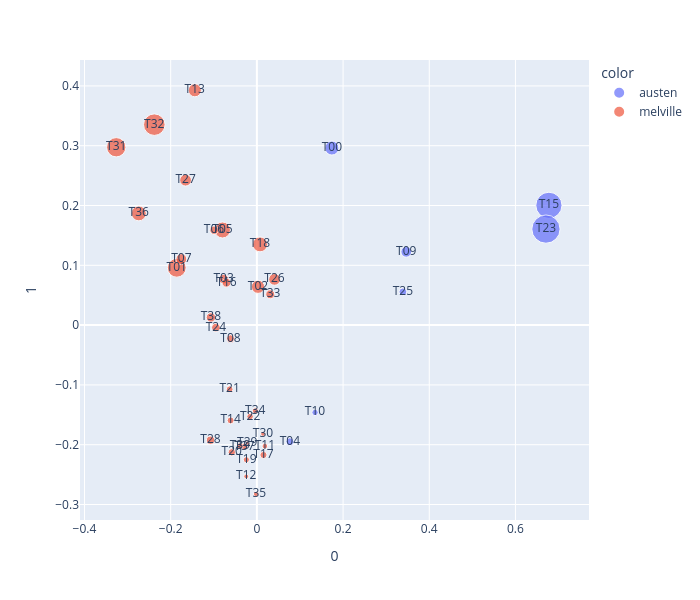

Source (notebook cell):
### Code cell
px.scatter(THETA_COMPS.reset_index(), 0, 1, 
           size=TOPICS.doc_weight_sum, color=TOPICS.author, 
           text='topic_id', hover_name=TOPICS.label, 
           height=600, width=700)

### Figure 1 — Plotly figure (JSON) as saved in the notebook; plotly's stock layout.template omitted (floating-point values rounded to 4 significant figures)
{"data": [{"hovertemplate": "<b>%{hovertext}</b><br><br>color=austen<br>0=%{x}<br>1=%{y}<br>size=%{marker.size}<br>topic_id=%{text}<extra></extra>", "hovertext": ["AUSTEN T00 room house door time day night bed hour moment", "AUSTEN T04 jacket philosophy friend man boots tho freind alas pair", "AUSTEN T09 house place country ladies home family children people church", "AUSTEN T10 father years mother wife sisters pounds children age money", "AUSTEN T15 time room thing man day oh friend way moment", "AUSTEN T23 time letter sister feelings heart mind family man mother", "AUSTEN T25 walk time house day horse morning party country weather"], "legendgroup": "austen", "marker": {"color": "#636efa", "size": [40.27, 12.72, 23.44, 8.152, 140.3, 163.6, 12.63], "sizemode": "area", "sizeref": 0.4089, "symbol": "circle"}, "mode": "markers+text", "name": "austen", "orientation": "v", "showlegend": true, "text": ["T00", "T04", "T09", "T10", "T15", "T23", "T25"], "type": "scatter", "x": [0.1741, 0.07659, 0.3466, 0.135, 0.6776, 0.6708, 0.3389], "xaxis": "x", "y": [0.2961, -0.195, 0.1225, -0.1461, 0.2003, 0.1606, 0.05559], "yaxis": "y"}, {"hovertemplate": "<b>%{hovertext}</b><br><br>color=melville<br>0=%{x}<br>1=%{y}<br>size=%{marker.size}<br>topic_id=%{text}<extra></extra>", "hovertext": ["MELVILLE T01 lord man things men gods soul time thing heart", "MELVILLE T02 sir thou thee boy man brother way oh hand", "MELVILLE T03 round man child hand ha time wine head image", "MELVILLE T05 valley natives island time islanders house fruit trees ground", "MELVILLE T06 consul place emigrants steerage doctor rest ship day water", "MELVILLE T07 ye man leg thou hand aye eyes look arm", "MELVILLE T08 feet man head crown tail blade coat woman vault", "MELVILLE T11 doctor apples way man mother work romance life house", "MELVILLE T12 paper thee thou bread hath hand heart room powder", "MELVILLE T13 book sort way thing captain sailors head boy sea", "MELVILLE T14 feet eyes rock stream roots night companion view place", "MELVILLE T16 doctor time way round man island cook boat hand", "MELVILLE T17 merchant way character years man characters sort time nature", "MELVILLE T18 man friend sort stranger way time gentleman case money", "MELVILLE T19 ship vessel way hammock craft rigging sea things cabin", "MELVILLE T20 gold crimson land item issue groves day eyes yillah", "MELVILLE T21 brigantine ship sailors ships sea board beer beef ale", "MELVILLE T22 portrait father picture time fathers thing life reign son", "MELVILLE T24 man law officers war men beard time seamen beards", "MELVILLE T26 man world nature soul life face thing time mind", "MELVILLE T27 man hand ship gentlemen time sort men face master", "MELVILLE T28 canoe soul priest maiden devils yillah whiteness tent strangers", "MELVILLE T29 log quadrant sea time way cabin instruments thing instrument", "MELVILLE T30 punishment lashes fleet cat dozen teeth powder court ball", "MELVILLE T31 sea water air ship wind boat day land sight", "MELVILLE T32 man men deck ship time sailors sea mate captain", "MELVILLE T33 mother love thee guitar world woman father thing heart", "MELVILLE T34 carpenter stone coffin end men man head life country", "MELVILLE T35 mess cook day shrine butter heart cooks water hand", "MELVILLE T36 whale whales boat ship head boats sea fish time", "MELVILLE T37 skeleton feet whale skull whales way time mate spine", "MELVILLE T38 king kings people island royal missionaries years men monarch", "MELVILLE T39 officers lady man men thou soldiers sir knight ye"], "legendgroup": "melville", "marker": {"color": "#EF553B", "size": [72.29, 35.69, 19.5, 52.15, 14.46, 23.95, 12.53, 6.519, 4.865, 34.75, 9.785, 16.2, 10.34, 45.48, 7.642, 11.3, 9.239, 8.61, 15.34, 28.22, 28.24, 13.8, 4.017, 4.572, 76.19, 94.89, 16.39, 7.467, 5.831, 45.42, 9.79, 17.87, 8.537], "sizemode": "area", "sizeref": 0.4089, "symbol": "circle"}, "mode": "markers+text", "name": "melville", "orientation": "v", "showlegend": true, "text": ["T01", "T02", "T03", "T05", "T06", "T07", "T08", "T11", "T12", "T13", "T14", "T16", "T17", "T18", "T19", "T20", "T21", "T22", "T24", "T26", "T27", "T28", "T29", "T30", "T31", "T32", "T33", "T34", "T35", "T36", "T37", "T38", "T39"], "type": "scatter", "x": [-0.1859, 0.002687, -0.07712, -0.07983, -0.09937, -0.1753, -0.06113, 0.0186, -0.02475, -0.144, -0.06095, -0.07063, 0.01532, 0.007317, -0.02443, -0.05818, -0.06311, -0.0157, -0.09504, 0.04099, -0.1654, -0.1076, -0.02227, 0.01421, -0.3263, -0.238, 0.03093, -0.003705, -0.001922, -0.274, -0.02882, -0.1066, -0.03938], "xaxis": "x", "y": [0.09585, 0.06408, 0.07686, 0.1591, 0.1588, 0.1104, -0.0227, -0.2024, -0.2531, 0.3927, -0.1595, 0.07087, -0.2172, 0.135, -0.2252, -0.2127, -0.1073, -0.1529, -0.004106, 0.07645, 0.2423, -0.1925, -0.1975, -0.1821, 0.2974, 0.3352, 0.05148, -0.1434, -0.2824, 0.1868, -0.203, 0.01281, -0.2022], "yaxis": "y"}], "layout": {"height": 600, "legend": {"itemsizing": "constant", "title": {"text": "color"}, "tracegroupgap": 0}, "margin": {"t": 60}, "width": 700, "xaxis": {"anchor": "y", "domain": [0, 1], "title": {"text": "0"}}, "yaxis": {"anchor": "x", "domain": [0, 1], "title": {"text": "1"}}}}
